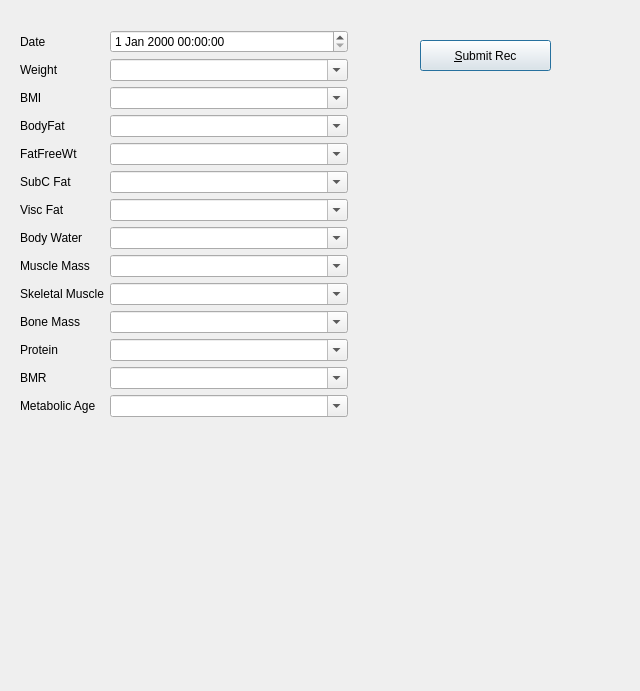
<?xml version="1.0" encoding="UTF-8"?>
<ui version="4.0">
 <class>Dialog</class>
 <widget class="QDialog" name="Dialog">
  <property name="geometry">
   <rect>
    <x>0</x>
    <y>0</y>
    <width>640</width>
    <height>691</height>
   </rect>
  </property>
  <property name="windowTitle">
   <string>Dialog</string>
  </property>
  <widget class="QPushButton" name="btnSubmit">
   <property name="geometry">
    <rect>
     <x>420</x>
     <y>40</y>
     <width>131</width>
     <height>31</height>
    </rect>
   </property>
   <property name="text">
    <string>&amp;Submit Rec</string>
   </property>
  </widget>
  <widget class="QWidget" name="">
   <property name="geometry">
    <rect>
     <x>20</x>
     <y>30</y>
     <width>328</width>
     <height>936</height>
    </rect>
   </property>
   <layout class="QFormLayout" name="formLayout">
    <item row="1" column="1">
     <widget class="QDateTimeEdit" name="dateTimeEdit"/>
    </item>
    <item row="5" column="1">
     <widget class="QComboBox" name="cmbWeight">
      <property name="editable">
       <bool>true</bool>
      </property>
     </widget>
    </item>
    <item row="10" column="1">
     <widget class="QComboBox" name="cmbBmi">
      <property name="editable">
       <bool>true</bool>
      </property>
     </widget>
    </item>
    <item row="13" column="1">
     <widget class="QComboBox" name="cmbBodyfat">
      <property name="editable">
       <bool>true</bool>
      </property>
     </widget>
    </item>
    <item row="16" column="1">
     <widget class="QComboBox" name="cmbFatfree">
      <property name="editable">
       <bool>true</bool>
      </property>
     </widget>
    </item>
    <item row="19" column="1">
     <widget class="QComboBox" name="cmbSubfat">
      <property name="editable">
       <bool>true</bool>
      </property>
     </widget>
    </item>
    <item row="21" column="1">
     <widget class="QComboBox" name="cmbViscfat">
      <property name="editable">
       <bool>true</bool>
      </property>
     </widget>
    </item>
    <item row="23" column="1">
     <widget class="QComboBox" name="cmbWater">
      <property name="editable">
       <bool>true</bool>
      </property>
     </widget>
    </item>
    <item row="25" column="1">
     <widget class="QComboBox" name="cmbMuscle">
      <property name="editable">
       <bool>true</bool>
      </property>
     </widget>
    </item>
    <item row="29" column="1">
     <widget class="QComboBox" name="cmbSkelmuscle">
      <property name="editable">
       <bool>true</bool>
      </property>
     </widget>
    </item>
    <item row="32" column="1">
     <widget class="QComboBox" name="cmbBonemass">
      <property name="editable">
       <bool>true</bool>
      </property>
     </widget>
    </item>
    <item row="35" column="1">
     <widget class="QComboBox" name="cmbProtein">
      <property name="editable">
       <bool>true</bool>
      </property>
     </widget>
    </item>
    <item row="38" column="1">
     <widget class="QComboBox" name="cmbBmr">
      <property name="editable">
       <bool>true</bool>
      </property>
     </widget>
    </item>
    <item row="43" column="1">
     <widget class="QComboBox" name="cmbAge">
      <property name="editable">
       <bool>true</bool>
      </property>
     </widget>
    </item>
    <item row="5" column="0">
     <widget class="QLabel" name="lblWeight">
      <property name="text">
       <string>Weight</string>
      </property>
      <property name="buddy">
       <cstring>cmbWeight</cstring>
      </property>
     </widget>
    </item>
    <item row="10" column="0">
     <widget class="QLabel" name="lblBmi">
      <property name="text">
       <string>BMI</string>
      </property>
      <property name="buddy">
       <cstring>cmbBmi</cstring>
      </property>
     </widget>
    </item>
    <item row="13" column="0">
     <widget class="QLabel" name="lblBodyfat">
      <property name="text">
       <string>BodyFat</string>
      </property>
      <property name="buddy">
       <cstring>cmbBodyfat</cstring>
      </property>
     </widget>
    </item>
    <item row="16" column="0">
     <widget class="QLabel" name="lblFatfree">
      <property name="text">
       <string>FatFreeWt</string>
      </property>
      <property name="buddy">
       <cstring>cmbFatfree</cstring>
      </property>
     </widget>
    </item>
    <item row="19" column="0">
     <widget class="QLabel" name="lblSubfat">
      <property name="text">
       <string>SubC Fat</string>
      </property>
      <property name="buddy">
       <cstring>cmbSubfat</cstring>
      </property>
     </widget>
    </item>
    <item row="21" column="0">
     <widget class="QLabel" name="lblViscfat">
      <property name="text">
       <string>Visc Fat</string>
      </property>
      <property name="buddy">
       <cstring>cmbViscfat</cstring>
      </property>
     </widget>
    </item>
    <item row="23" column="0">
     <widget class="QLabel" name="lblWater">
      <property name="text">
       <string>Body Water</string>
      </property>
      <property name="buddy">
       <cstring>cmbWater</cstring>
      </property>
     </widget>
    </item>
    <item row="25" column="0">
     <widget class="QLabel" name="lblMuscle">
      <property name="text">
       <string>Muscle Mass</string>
      </property>
      <property name="buddy">
       <cstring>cmbMuscle</cstring>
      </property>
     </widget>
    </item>
    <item row="29" column="0">
     <widget class="QLabel" name="lblSkelmuscle">
      <property name="text">
       <string>Skeletal Muscle</string>
      </property>
      <property name="buddy">
       <cstring>cmbSkelmuscle</cstring>
      </property>
     </widget>
    </item>
    <item row="32" column="0">
     <widget class="QLabel" name="lblBonemass">
      <property name="text">
       <string>Bone Mass</string>
      </property>
      <property name="buddy">
       <cstring>cmbBonemass</cstring>
      </property>
     </widget>
    </item>
    <item row="35" column="0">
     <widget class="QLabel" name="lblProtein">
      <property name="text">
       <string>Protein</string>
      </property>
      <property name="buddy">
       <cstring>cmbProtein</cstring>
      </property>
     </widget>
    </item>
    <item row="38" column="0">
     <widget class="QLabel" name="lblBmr">
      <property name="text">
       <string>BMR</string>
      </property>
      <property name="buddy">
       <cstring>cmbBmr</cstring>
      </property>
     </widget>
    </item>
    <item row="43" column="0">
     <widget class="QLabel" name="lblAge">
      <property name="text">
       <string>Metabolic Age</string>
      </property>
      <property name="buddy">
       <cstring>cmbAge</cstring>
      </property>
     </widget>
    </item>
    <item row="1" column="0">
     <widget class="QLabel" name="lblTime">
      <property name="text">
       <string>Date</string>
      </property>
      <property name="buddy">
       <cstring>dateTimeEdit</cstring>
      </property>
     </widget>
    </item>
   </layout>
  </widget>
 </widget>
 <resources/>
 <connections/>
</ui>
